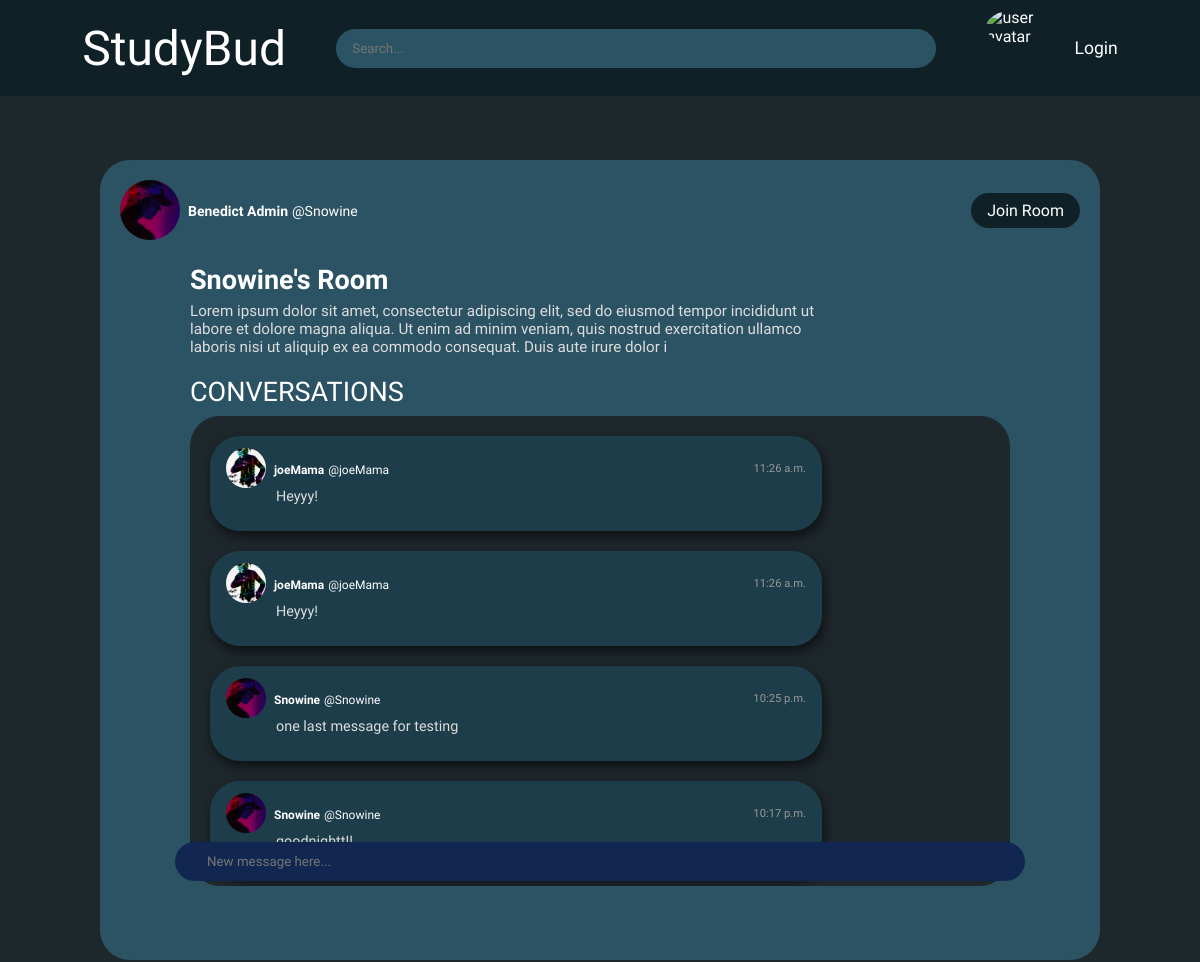
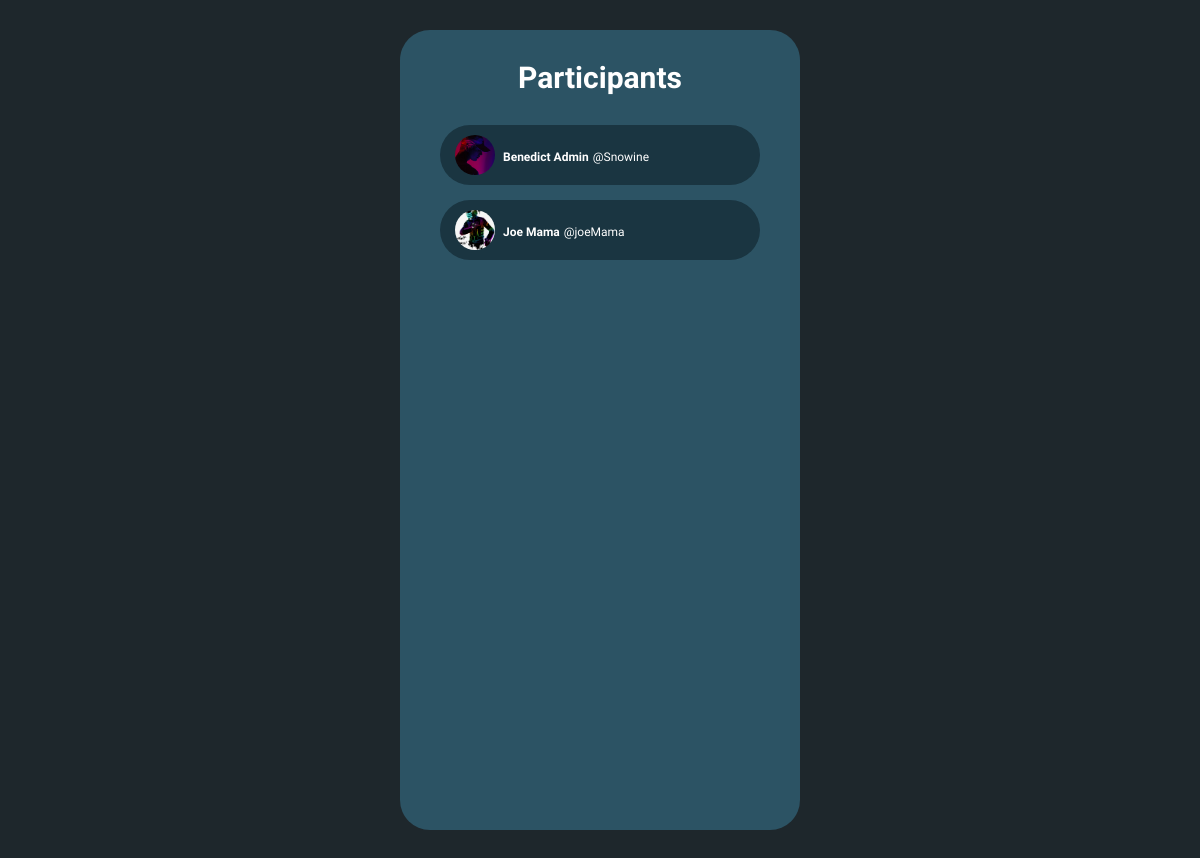
Page /room/17e6f7d5c1d349a0947a214fb9ea157c on the committed database (2 pictures, top to bottom).
### Studybud/models.py (models this page shows, shortened)
class Room(models.Model):
    id = models.UUIDField(primary_key=True, editable=False, default=uuid4)
    name = models.CharField(max_length=100)
    host = models.ForeignKey(User, on_delete=models.SET_NULL, null=True)
    topic = models.ForeignKey('Topic', on_delete=models.SET_NULL, null=True)
    description = models.TextField(max_length=255, blank=True)
    participants = models.ManyToManyField(User, related_name='participants', blank=True)
    created = models.DateTimeField(auto_now_add=True, editable=False)
    updated = models.DateTimeField(auto_now=True)
    class Meta():
        ordering = ['created', 'updated']

class User(AbstractUser):
    username = models.CharField(max_length=100)
    email = models.EmailField(('Email address'), unique=True)
    first_name = models.CharField(max_length=100)
    last_name = models.CharField(max_length=150)
    bio = models.TextField(max_length=255, blank=True)
    followers = models.ManyToManyField('User', related_name='Followers', blank=True)
    following = models.ManyToManyField('User', related_name='Following', blank=True)
    profile_picture = models.ImageField(default='avatar.png', blank=True, upload_to='profilePictures')
    USERNAME_FIELD = 'email'
    REQUIRED_FIELDS = ['username']
    def __str__(self):
        return self.username

class Messages(models.Model):
    user = models.ForeignKey(User, on_delete=models.CASCADE)
    room = models.ForeignKey(Room, on_delete=models.CASCADE)
    message = models.TextField()
    created = models.DateTimeField(auto_now_add=True)
    id = models.UUIDField(primary_key=True, editable=False, default=uuid4)
    class Meta:
        verbose_name_plural = 'Messages'

### Studybud/views.py (the view, shortened to what this page needs)
# urls.py: path('room/<str:id>', views.room, name='room'),
def room(request, id):
    currentRoom = Room.objects.get(id=id)
    roomMessages = Messages.objects.filter(room=currentRoom).order_by('-created')
    roomParticipants = currentRoom.participants.all()
    userStatus = None
    try:
        if request.user in roomParticipants:
            userStatus = True
    except:
        userStatus = False
    context = {
        'room': currentRoom,
        'roomMessages': roomMessages,
        'participants': roomParticipants,
        'userStatus': userStatus,
    }
    return render(request, 'Base/room.html', context)

### templates/Base/room.html (shortened to what this page needs)
{% extends 'layout.html' %}
{% load static %}
{% block style %}
    <link rel="stylesheet" href="{% static 'styles/roomPage.css' %}">
{% endblock %}
{% block content %}
    <main>
        <div class="container">
            <div id="roomContainer">
                <div class="userProfile-rm">
                    <div id="profile">
                        <div class="avatarContainer-rm">
                            <img src="{{room.host.profile_picture.url}}" alt="user avatar" id="userAvatar-rm">
                        </div>
                        <div class="userDetails-rm">
                            <a href="" class="username-rm">{{room.host.first_name}} {{room.host.last_name}}</a>
                            <a href="{% url 'room' room.id %}" class="userTag-rm">@{{room.host.username}}</a>
                        </div>
                    </div>
                    <div class="userStatus">
                        {% if request.user == room.host %}
                        <a href="{% url 'delete-room' room.id %}" id="deleteRoom" >Delete Room</a>
                        <a href="{% url 'edit-room' room.id %}" id="editRoom">Edit Room</a>
                        {% else %}
                            {% if not userStatus %}
                                <a href="{% url 'join-room' room.id %}" id="joinRoom">Join Room</a>
                            {% else %}
                                <a href="{% url 'leave-room' room.id %}" id='leaveRoom'>Leave Room</a>
                            {% endif %}
                        {% endif %}
                    </div>
                </div>
                <div id="content">
                    <div id="content-1">
                        <h1>{{room.name}}</h1>
                        <p>{{room.description}}</p>
                    </div>
                    <div id="conversationContainer">
                        <h2>CONVERSATIONS</h2>
                        <div class="conversations">
                        {% for roomMessage in roomMessages %}
                            <div class="messages">
                                <div class="userProfile-ms">
                                    <div class="userProfile">
                                        <div class="avatarContainer-ms">
                                            <img src="{{roomMessage.user.profile_picture.url}}" alt="user avatar" id="userAvatar-ms">
                                        </div>
                                        <div class="userDetails-ms">
                                            <span class="username-ms">{{roomMessage.user}}</span>
                                            <a class="userTag-ms">@{{roomMessage.user.username}}</a>
                                        </div>
                                    </div>
                                    <div class="time">
                                        <p>{{roomMessage.created|date:'P'}}</p>
                                    </div>
                                </div>
                                <p class="messageContent">{{roomMessage.message}}</p>
                            </div>
                        {% endfor %}
                        <div id="newMessage">
                            <form action="" method="post">
                                <input type="text" name="messageBody" id="newMessage" placeholder="New message here...">
                            </form>
                        </div>
                        </div>
                    </div>
                </div>
            </div>
            <div id="participantContainer">
                <h2>Participants</h2>
                {% for user in participants %}
                <div class="participants">
                    <div class="data">
                        <div class="userProfile-ms participantsOverride">
                            <div class="avatarContainer-ms">
                                <img src="{{user.profile_picture.url}}" alt="user avatar" id="userAvatar-ms">
                            </div>
                            <div class="userDetails-ms">
                                <span class="username-ms">{{user.first_name}} {{user.last_name}}</span>
                                <a href="{% url 'profile' user.username %}" class="userTag-ms">@{{user.username}}</a>
                            </div>
                        </div>
                    </div>
                {% endfor %}
            </div>
        </div>
    </main>
{% endblock %}

### Studybud/static/styles/nav.css (style rules this page uses)
.userProfile { display: flex; align-items: center; gap: 8px; }

### Studybud/static/styles/general.css (style rules this page uses)
* { box-sizing: border-box; padding: 0; margin: 0; font-family: 'Source Sans Pro', sans-serif; }
body { background-color: var(--bgColor); }
a { color: white; text-decoration: none; cursor: pointer; }
:root { --mainColor: #0F2027; --bgColor: #1E272C; --secondaryColor: #112751; --tertiaryColor: #2C5364; }

### Studybud/static/styles/roomPage.css (style rules this page uses)
main { display: grid; place-items: center; height: 100%; padding: 0 64px; }
body { display: flex; gap: 64px; flex-direction: column; height: 100vh !important; }
#roomContainer { background-color: var(--tertiaryColor); max-width: 1000px; min-width: 700px; flex: 3; height: 800px; border-radius: 30px; padding: 20px 20px; display: flex; align-items: center; flex-direction: column; gap: 24px; }
#participantContainer { background-color: var(--tertiaryColor); flex: 1; max-width: 400px; min-width: 400px; height: 800px; border-radius: 30px; }
.container { display: flex; gap: 32px; justify-content: space-evenly; width: 100%; flex-wrap: wrap; padding-bottom: 32px; }
#userAvatar-rm { width: 100%; height: 100%; object-fit: cover; object-position: center; border-radius: 50%; }
.userProfile-rm { display: flex; align-items: center; justify-content: space-between; width: 100%; gap: 8px; align-self: flex-start; }
#profile { display: flex; align-items: center; gap: 8px; }
.avatarContainer-rm { width: 60px; height: 60px; overflow: hidden; }
.username-rm { font-weight: bold; font-size: 14px; text-decoration: none; color: white; }
.userTag-rm { font-weight: 300; font-size: 14px; text-decoration: none; color: white; transition: all 0.3s; }
#content { display: flex; flex-direction: column; padding: 0 70px; gap: 20px; }
#content-1 { display: flex; flex-direction: column; max-width: 80%; gap: 6px; }
#content-1>h1 { color: white; font-size: 27px; font-weight: 600; }
#content-1>p { color: rgb(221, 221, 221); font-size: .95rem; font-weight: 300; }
#conversationContainer { display: flex; flex-direction: column; position: relative; gap: 8px; }
#conversationContainer>h2 { color: white; font-weight: 400; font-size: 27px; }
.conversations { background-color: #1E272C; max-width: 910px; min-width: 700px; height: 470px; border-radius: 30px; overflow-y: scroll; overflow-x: hidden; scroll-behavior: smooth; scroll-snap-align: end; padding-bottom: 40px; }
#userAvatar-ms { width: 100%; height: 100%; object-fit: cover; object-position: center; border-radius: 50%; }
.userProfile-ms { display: flex; align-items: center; justify-content: space-between; gap: 8px; }
.participantsOverride { justify-content: start; }
.time > p { color: rgb(151, 151, 151); }
.avatarContainer-ms { width: 40px; height: 40px; overflow: hidden; }
.username-ms { font-weight: bold; font-size: 12px; text-decoration: none; color: white; }
.userTag-ms { font-weight: 300; font-size: 12px; text-decoration: none; color: white; }
.messages { background-color: #1E3D4A; max-width: 612px; min-width: 500px; min-height: 95px; border-radius: 30px; margin: 20px 20px; overflow: hidden; padding: 12px 16px; box-shadow: 2px 5px 10px 1px rgba(0, 0, 0, 0.5); }
.messages > p { color: rgb(221, 221, 221); font-weight: 100; font-size: .9rem; padding-left: 50px; padding-right: 8px; padding-bottom: 5px; text-align: left; max-width: 100%; word-break: break-all; }
.time > p { font-size: 0.7rem; }
#newMessage > form > input[type=text] { width: calc(100% + 30px); position: absolute; bottom: 5px; padding: 12px 32px; left: -15px; border-radius: 30px; background-color: var(--secondaryColor); border: none; color: white; transition: all 0.3s; outline: none; }
#participantContainer { background-color: var(--tertiaryColor); flex: 1; max-width: 400px; min-width: 400px; height: 800px; border-radius: 30px; display: flex; flex-direction: column; }
#participantContainer > h2 { color: white; text-align: center; font-size: 30px; font-weight: 600; padding: 30px 30px; }
.participants { display: flex; flex-direction: column; align-items: center; gap: 15px; width: 100%; }
.data { background-color: #1A3541; border-radius: 30px; height: 100%; width: 80%; padding: 10px 15px; }
.userStatus { display: flex; gap: 8px; }
.userStatus > a { padding: 8px 16px; background-color: var(--mainColor); border-radius: 30px; }

### rows in the picture
Room: host.profile_picture (picture), host.first_name "Benedict", host.last_name "Admin", host.username "Snowine", name "Snowine's Room", description "Lorem ipsum dolor sit amet, consectetur adipiscing elit, sed do eiusmod tempor incididunt ut labore et dolore magna aliqua. Ut enim ad minim veniam, quis nostrud exercitation ullamco laboris nisi ut aliquip ex ea commodo consequat. Duis aute irure dolor i"
Messages: user.profile_picture (picture), user "joeMama", user.username "joeMama", created "11:26 a.m.", message "Heyyy!"
Messages: user.profile_picture (picture), user "joeMama", user.username "joeMama", created "11:26 a.m.", message "Heyyy!"
Messages: user.profile_picture (picture), user "Snowine", user.username "Snowine", created "10:25 p.m.", message "one last message for testing"
Messages: user.profile_picture (picture), user "Snowine", user.username "Snowine", created "10:17 p.m."
User: profile_picture (picture), first_name "Benedict", last_name "Admin", username "Snowine"
User: profile_picture (picture), first_name "Joe", last_name "Mama", username "joeMama"
